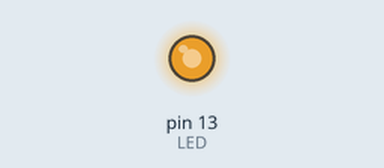
The sketch below on a simulated Arduino Uno, built with avr-gcc and run on an emulated ATmega328P. On the bench: output pins drawn as LEDs (lit = HIGH).

Above: at 36.6 s.
Timing chart, 0 to 40.0 s (numbered marks = the images above):
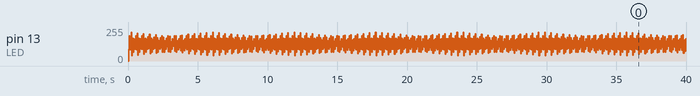

The sketch:

PC_w3_2.ino
```cpp
const int LED =13;

void setup() {
  pinMode(LED,OUTPUT);
}

void loop() {
  for(int t=0;t<=10;t++){
    digitalWrite(LED,HIGH);
    delay(t);
    digitalWrite(LED,LOW);
    delay(10-t);
  }
}
```
